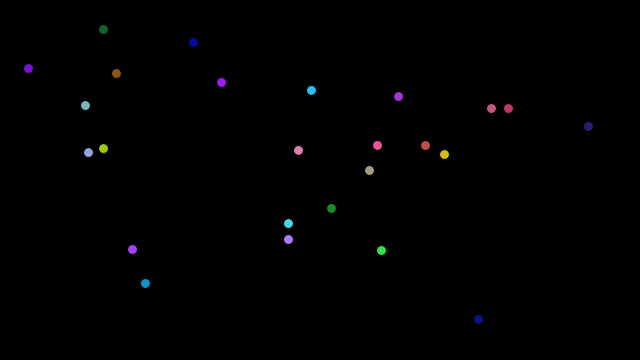
Frame 1 (no input)
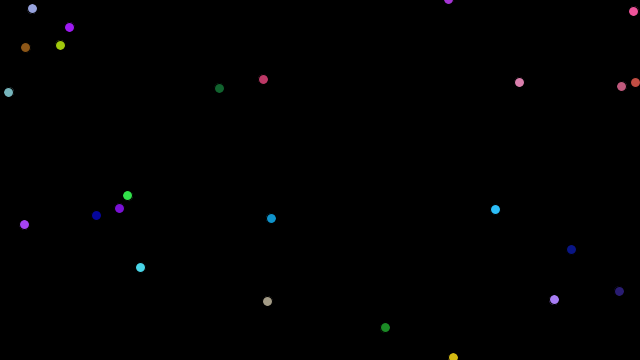
Frame 60 (the mouse pressed at the canvas centre just before this capture)
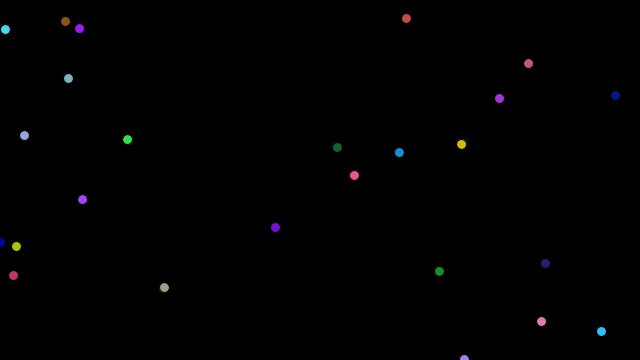
Frame 120 (the mouse held since frame 60 and released just before this capture)

The Processing sketch that drew these frames (run headless with seeded random() and noise(); from frame 60 on, the mouse is pressed at the canvas centre):

// Processing sketch: Chain_Reaction
// ── Chain_Reaction.pde
Ball[] balls;
boolean mouseToggle;


void setup(){
   size(640, 360);
   balls = new Ball[25];
   for(int i = 0; i < balls.length; i ++){
    balls[i] = new Ball(); 
   }
}

void draw(){
  background(0);
  for(Ball b1: balls){
    b1.display();
    b1.move();
  }
  if (mousePressed == true){
     mouseToggle = !mouseToggle;
     System.out.println(mouseToggle);
  }
}
// ── Ball.pde
class Ball{
  
  float locationX;  // Location of shape
  float locationY;
  float deltaX;
  float deltaY;
  float rad;
  color c;
  int state;
  
  Ball(){
      float r = random(256);
      float g = random(256);
      float b = random(256);
      c = color(r,g,b);
      rad = 10;
      locationX = random((width-r)+r/2);
      locationY = random(height - r)+r/2;
      deltaX = random(10)-5;
      deltaY = random(10)-5;
  }
  
  void move(){
     locationX +=deltaX;
     locationY += deltaY;
     bounce();
  }
  
   void bounce(){
      if(locationX > width || locationX < 0){
         deltaX = deltaX * -1;   
      }
      if(locationY > height || locationY < 0){
         deltaY = deltaY * -1; 
      }
   }
   
   void display(){
      fill(c);
      ellipse(locationX, locationY, rad, rad); 
   }
   

}
